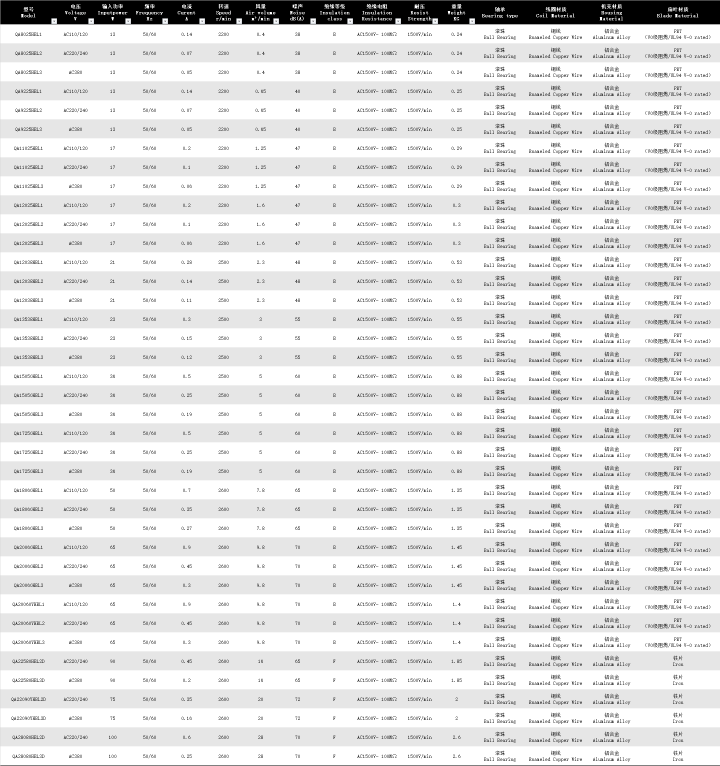
#> input picture 泉风轴流风机参数2026-5.png, 2159 x 2297 px (shown at 1/3 size)
$ python -i compress_png_images.py   (imports and definitions only)
#> lines starting #> are read from the running program, lines starting #| are printed output that depends on the picture
#!/usr/bin/env python3
"""
Compress PNG images to JPEG for faster loading
Converts all PNG files in extracted_docx_images to compressed JPEG format
"""

from PIL import Image
import os
from pathlib import Path

def compress_png_to_jpeg(input_path: Path, output_path: Path, quality: int = 85, max_width: int = 800):
    """Convert PNG to compressed JPEG"""
#> called with input_path = '泉风轴流风机参数2026-5.png', output_path = 'out.png', quality = 85, max_width = 800
    try:
        with Image.open(input_path) as img:
            # Convert to RGB (remove alpha channel)
#> img is the input picture: PIL image 2159x2297 RGB; mean R, G, B 229.7, 229.7, 229.7
            if img.mode in ('RGBA', 'LA', 'P'):
                # Create white background for transparency
                background = Image.new('RGB', img.size, (255, 255, 255))
                if img.mode == 'P':
                    img = img.convert('RGBA')
                if img.mode in ('RGBA', 'LA'):
                    background.paste(img, mask=img.split()[-1] if img.mode in ('RGBA', 'LA') else None)
                    img = background
                else:
                    img = img.convert('RGB')
            elif img.mode != 'RGB':
                img = img.convert('RGB')

            # Resize if too large
            if img.width > max_width:
                ratio = max_width / img.width
#> ratio = 0.371
                new_height = int(img.height * ratio)
#> new_height = 851
                img = img.resize((max_width, new_height), Image.Resampling.LANCZOS)
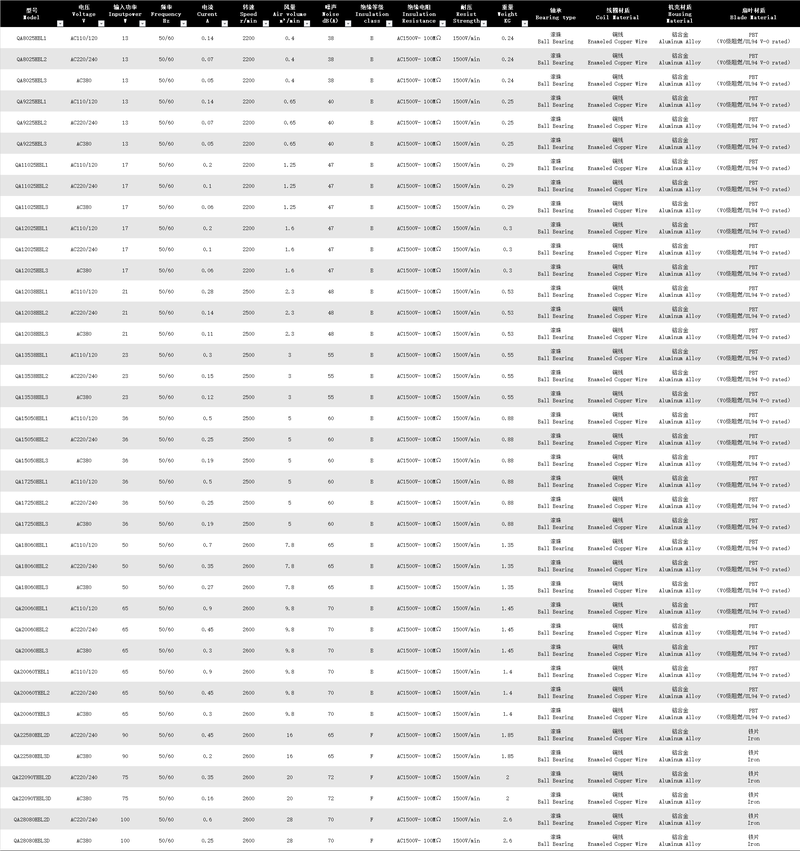
#> img: PIL image 800x851 RGB; mean R, G, B 229.5, 229.5, 229.5

            # Save as JPEG with compression
            img.save(output_path, 'JPEG', quality=quality, optimize=True)

            # Get file sizes
            original_size = input_path.stat().st_size
            compressed_size = output_path.stat().st_size
            reduction = (original_size - compressed_size) / original_size * 100

            return original_size, compressed_size, reduction
    except Exception as e:
        print(f"  Error processing {input_path}: {e}")
        return None, None, None

# [43 lines left out: function main, not called in this run]

# [2 lines not run here, left out]

>>> result = compress_png_to_jpeg('泉风轴流风机参数2026-5.png', 'out.png')
